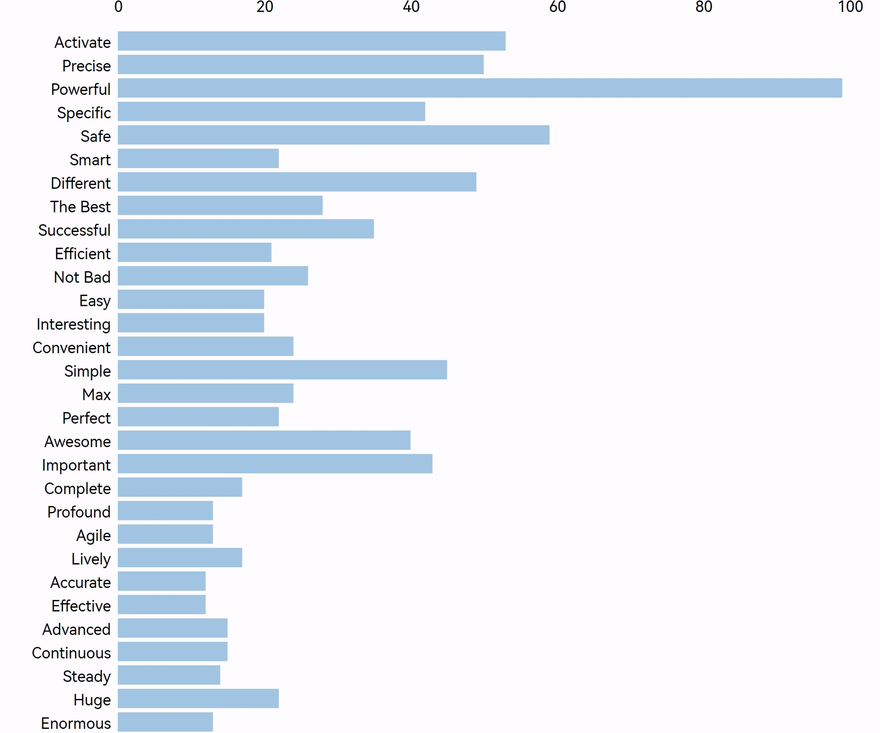
#> input picture afterGPT4new/topic_pic/origin/Newbing.png, 880 x 733 px, shrunk from 1912 x 1592 before the run, found by its file name
$ python addwhite.py   (older library calls are emulated)
#> lines starting #> are read from the running program, lines starting #| are printed output that depends on the picture
from PIL import Image, ImageDraw, ImageFont

# Open the first image and add whitespace to the top
img1 = Image.open("./Newbing.png")
#> img1 is the input picture: PIL image 880x733 RGB; mean R, G, B 233.4, 238.7, 246.9
width, height = img1.size
#> width = 880; height = 733
new_height = height + 150
#> new_height = 883
new_img1 = Image.new("RGB", (width, new_height), (255, 255, 255))
#> new_img1: PIL image 880x883 RGB; every value is 255
new_img1.paste(img1, (0, 150))
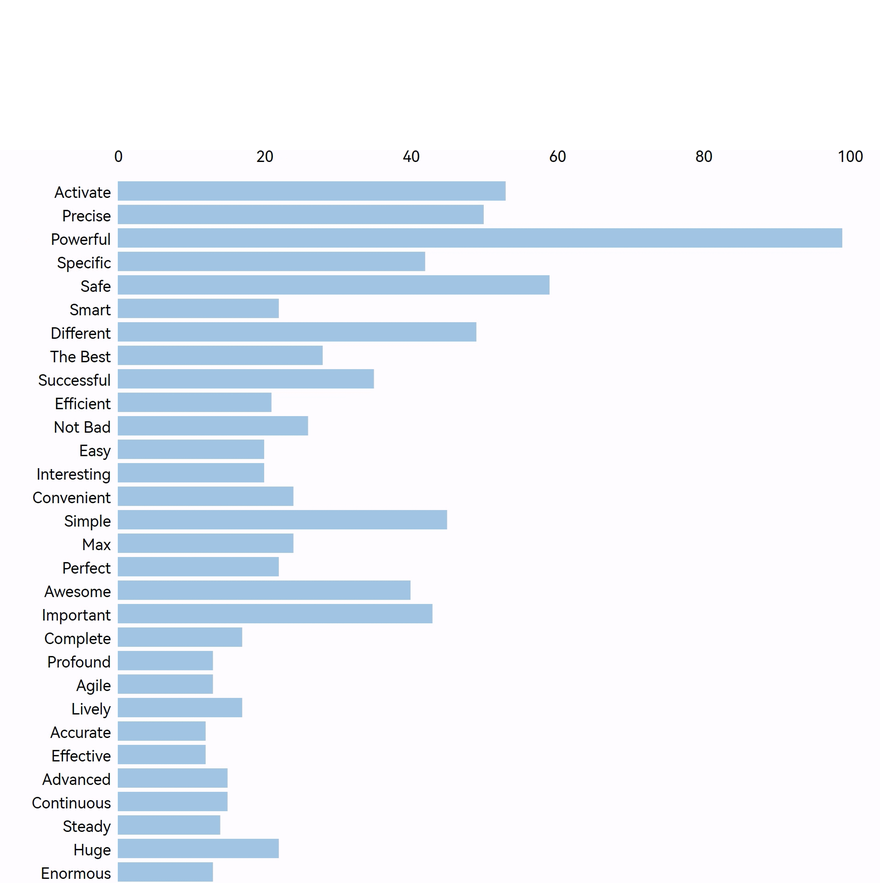
#> new_img1: PIL image 880x883 RGB; mean R, G, B 237, 241.4, 248.3

new_img1.save("./whitespace/Newbing.png")

# [29 lines of commented-out code are left out]

$ run again, with afterGPT4new/topic_pic/origin/AI-4.png copied over afterGPT4new/topic_pic/origin/Newbing.png
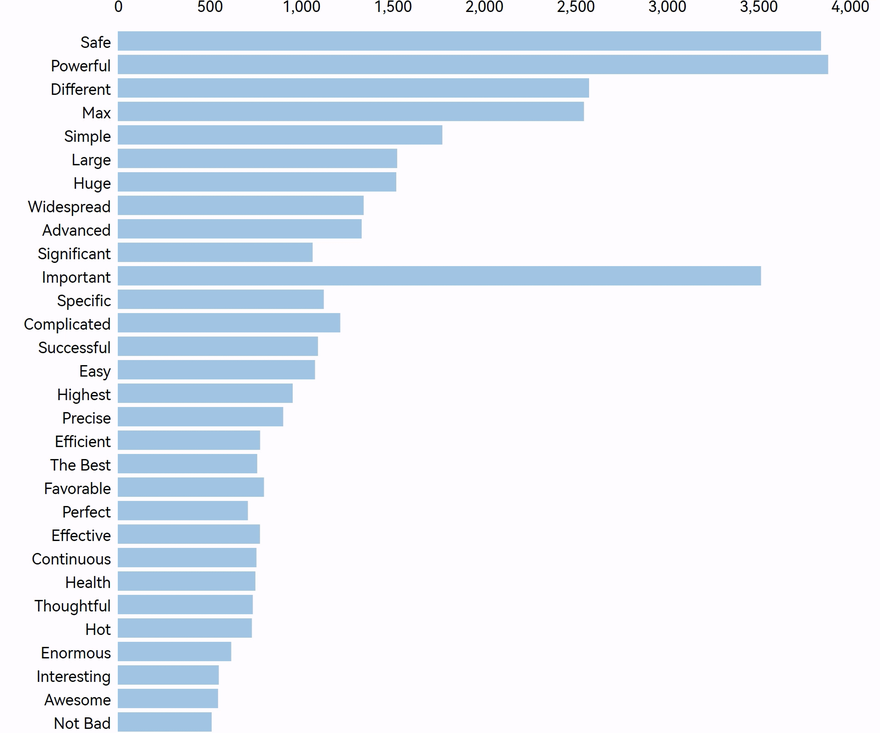
#> input picture afterGPT4new/topic_pic/origin/AI-4.png, 880 x 733 px, shrunk from 1912 x 1592 before the run, found by its file name
#> img1 is the input picture: PIL image 880x733 RGB; mean R, G, B 230.4, 236.8, 245.7
#> `new_img1.paste(img1, (0, 150))`:
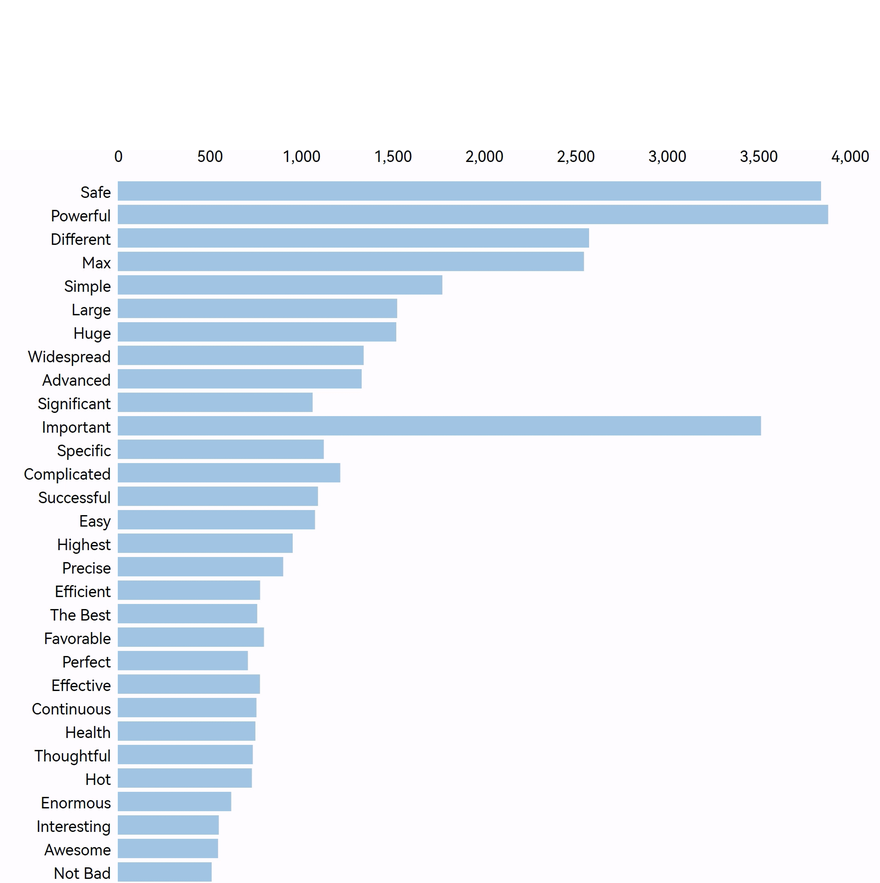
#> new_img1: PIL image 880x883 RGB; mean R, G, B 234.6, 239.9, 247.3

$ run again, with afterGPT4new/topic_pic/origin/AI-3.png copied over afterGPT4new/topic_pic/origin/Newbing.png
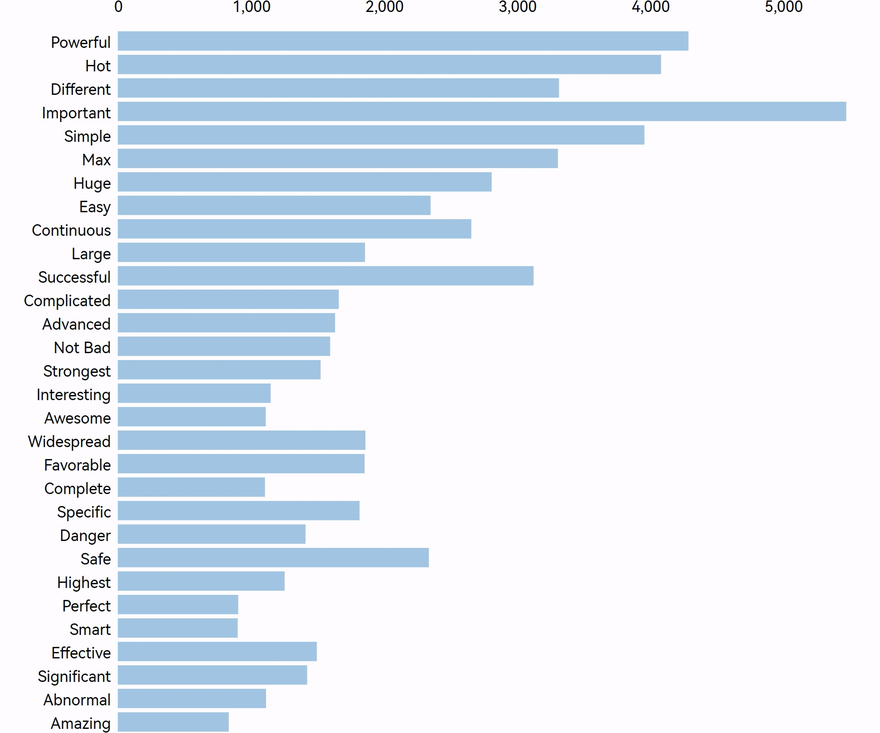
#> input picture afterGPT4new/topic_pic/origin/AI-3.png, 880 x 733 px, shrunk from 1912 x 1592 before the run, found by its file name
#> img1 is the input picture: PIL image 880x733 RGB; mean R, G, B 227.3, 235, 244.9
#> `new_img1.paste(img1, (0, 150))`:
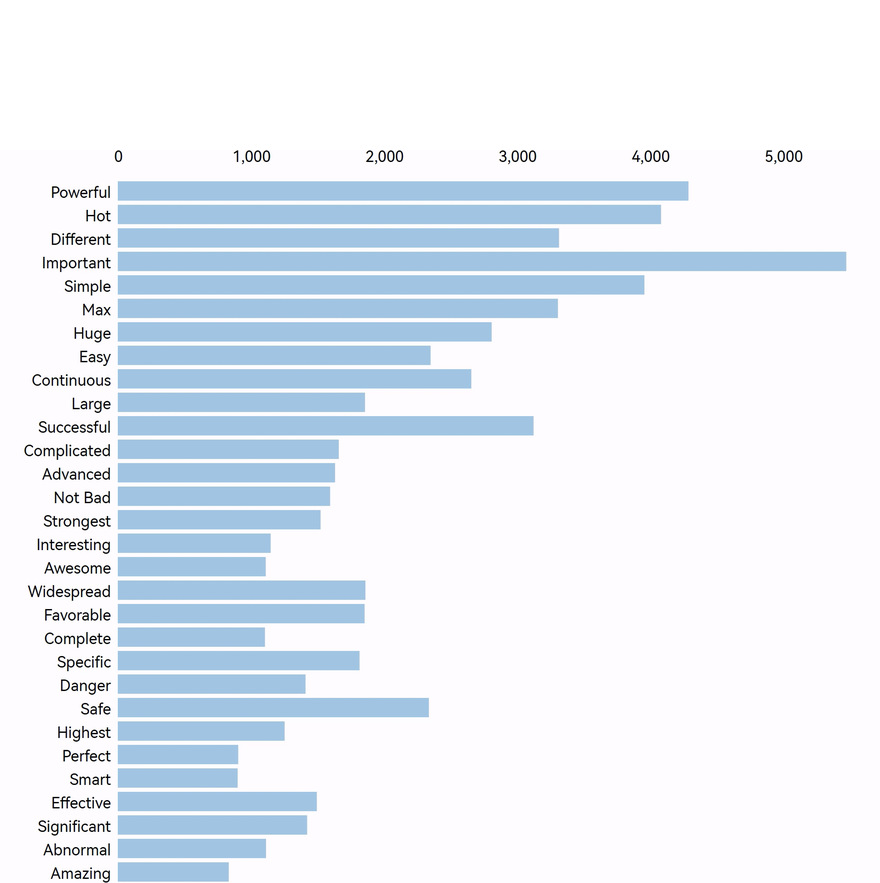
#> new_img1: PIL image 880x883 RGB; mean R, G, B 232, 238.4, 246.6
